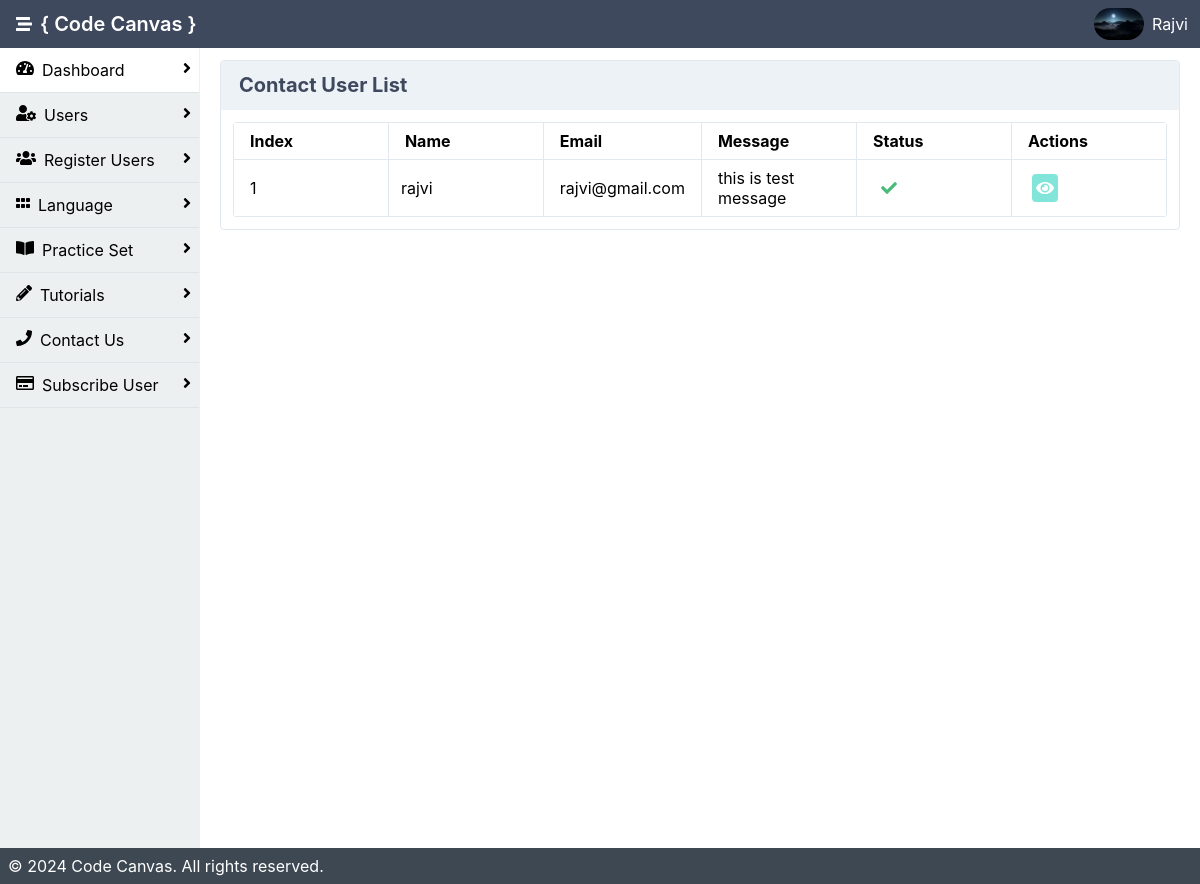
Before: /admin/contact.php (signed in) with the older database file.
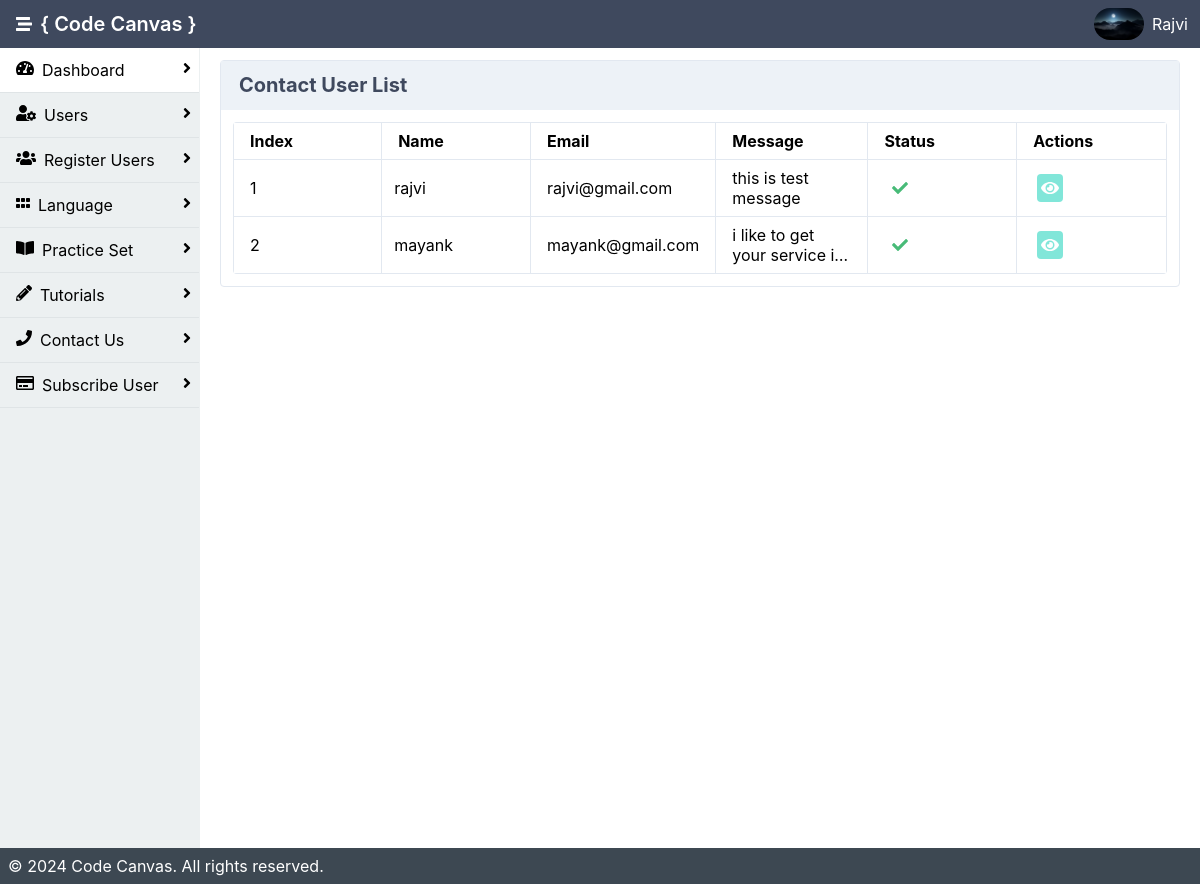
After: the same page with the newer database file.
### tables this page shows
CREATE TABLE `contact` (
  `cid` int(11) NOT NULL,
  `c_name` varchar(200) NOT NULL,
  `c_email` varchar(200) NOT NULL,
  `message` varchar(500) NOT NULL,
  `is_active` int(11) NOT NULL DEFAULT 1,
  `created_date` date NOT NULL DEFAULT current_timestamp()
);

### admin/contact.php (the view, shortened to what this page needs)
<?php
include 'inc/header.php';
$records_per_page = 8;
$current_page = isset($_GET['page']) ? $_GET['page'] : 1;
$start_from = ($current_page - 1) * $records_per_page;
$qry = "SELECT * FROM contact LIMIT $start_from, $records_per_page";
$data = mysqli_query($con, $qry);
$index_start = ($current_page - 1) * $records_per_page + 0;
?>
<!DOCTYPE html>
<html lang="en">
<div class="mx-auto bg-grey-400">
    <div class="min-h-screen flex flex-col">
        <div class="flex flex-1">
            <?php include 'inc/sidebar.php'; ?>
            <main class="bg-white-500 flex-1 p-3 overflow-hidden">
            <div class="flex flex-1  flex-col md:flex-row lg:flex-row mx-2">
                        <div class="mb-2 border-solid border-gray-300 rounded border shadow-sm w-full">
                        <div class="bg-gray-200 px-2 py-3 border-solid border-gray-200 border-b flex justify-between">
                        <span class="heder">Contact User List</span>
                    </div>
                            <div class="p-3">
                                <table class="table-responsive w-full rounded">
                                    <thead>
                                      <tr>
                                          <th class="border w-1/6 px-4 py-2">Index</th>
                                          <th class="border w-1/6 px-4 py-2">Name</th>
                                          <th class="border w-1/6 px-4 py-2">Email</th>
                                          <th class="border w-1/6 px-4 py-2">Message</th>
                                        <th class="border w-1/6 px-4 py-2">Status</th>
                                        <th class="border w-1/6 px-4 py-2">Actions</th>
                                      </tr>
                                    </thead>
                                    <tbody>
                                    <?php
                                    $i = $index_start;
                                    $co=0;
                                    if(mysqli_num_rows($data) > 0 ){
                                    while($result= mysqli_fetch_assoc($data)){
                                        $i++;
                                        $popup_container = "popup-container".$i;
                                    ?>
                                        <tr>
                                            <td class="border px-4 py-2"><?php echo $i;?></td>
                                            <td class="border px-3 py-2"><?php echo $result['c_name'];?></td>
                                            <td class="border px-4 py-2"><?php echo $result['c_email'];?></td>
                                            <td class="border px-4 py-2"><p class="textwrap"><?php echo $result['message'];?></p></td>
                                            <td class="border px-4 py-2"><?php if($result['is_active'] == 1){?>
                                                <i class="fa fa-check text-green-500 mx-2"></i>
                                                <?php }else{ ?>
                                                    <i class="fa fa-close text-red-500 mx-2"></i>
                                                <?php }?></td>
                                            <td class="border px-4 py-2">
                                            <a class="bg-teal-300 cursor-pointer rounded p-1 mx-1 text-white">
                                                        <i class="fas fa-eye" onclick="openPopup('<?php echo $popup_container; ?>')"></i></a>
                                            </td>
                                        </tr>
                                        <?php $co++; } }else{
                                            ?>
                        <tr class="border"><td>No Data Found!!</td></tr>
                                            <?php
                    }?>
                                    </tbody>
                                </table>
                            </div>
                        </div>
                    </div>
                    <div class="p-3">
                        </div>
                </div>
        </div>
        <?php include 'inc/footer.php'; ?>
    </div>
</body>
</html>

Changed rows visible on the page:
added contact: c_name "mayank", c_email "mayank@gmail.com", message "i like to get your service…", is_active 1 (drawn)
